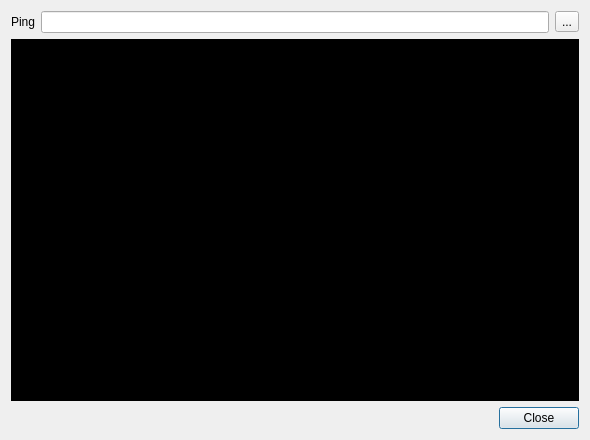
<?xml version="1.0" encoding="UTF-8"?>
<ui version="4.0">
 <class>PingDialog</class>
 <widget class="QDialog" name="PingDialog">
  <property name="geometry">
   <rect>
    <x>0</x>
    <y>0</y>
    <width>590</width>
    <height>440</height>
   </rect>
  </property>
  <property name="windowTitle">
   <string>Dialog</string>
  </property>
  <layout class="QGridLayout" name="gridLayout">
   <item row="1" column="0" colspan="2">
    <widget class="QPlainTextEdit" name="plainTextEditPing">
     <property name="styleSheet">
      <string notr="true">color: rgb(0, 170, 0);
background-color: rgb(0, 0, 0);</string>
     </property>
    </widget>
   </item>
   <item row="2" column="1">
    <widget class="QDialogButtonBox" name="buttonBox">
     <property name="standardButtons">
      <set>QDialogButtonBox::Close</set>
     </property>
    </widget>
   </item>
   <item row="0" column="0" colspan="2">
    <layout class="QHBoxLayout" name="horizontalLayout">
     <item>
      <widget class="QLabel" name="label">
       <property name="text">
        <string>Ping</string>
       </property>
      </widget>
     </item>
     <item>
      <widget class="QLineEdit" name="lineEditHost">
       <property name="readOnly">
        <bool>true</bool>
       </property>
      </widget>
     </item>
     <item>
      <widget class="QToolButton" name="toolButtonCopyHost">
       <property name="toolTip">
        <string>&lt;html&gt;&lt;head/&gt;&lt;body&gt;&lt;p&gt;Скопировать адрес в буфер обмена&lt;/p&gt;&lt;/body&gt;&lt;/html&gt;</string>
       </property>
       <property name="text">
        <string>...</string>
       </property>
       <property name="icon">
        <iconset resource="../resource.qrc">
         <normaloff>:/Images/clipboard_icon.png</normaloff>:/Images/clipboard_icon.png</iconset>
       </property>
      </widget>
     </item>
    </layout>
   </item>
  </layout>
 </widget>
 <resources>
  <include location="../resource.qrc"/>
 </resources>
 <connections/>
</ui>
